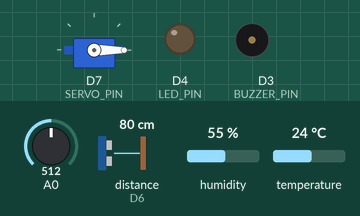
Recording of a sketch running on a simulated ESP8266 (NodeMCU). Shown: servo, output pins drawn as LEDs (lit = HIGH), buzzer (waves = sounding, pin HIGH). The inputs (shaded band) are chosen by the test bench; at power-on: distance to the obstacle (sensor on D6) 80 cm, A0 = 512, humidity 55 %, temperature 24 °C. The echo pulse lasts 58.3 µs per cm; WiFi joins after 1.5 s; servers stay silent unless stated; pins used as bus, display or sensor lines are not drawn; what the sketch prints to the serial monitor is not drawn.

Above: at 2.7 s.
2.8 s: distance to the obstacle (sensor on D6) set to 18 cm
9.9 s: distance to the obstacle (sensor on D6) set to 14 cm
At 21.1 s:
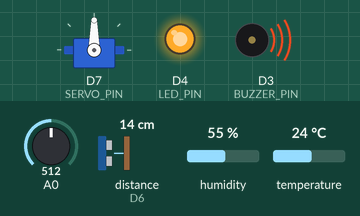
30.7 s: distance to the obstacle (sensor on D6) set to 35 cm
At 33.3 s:
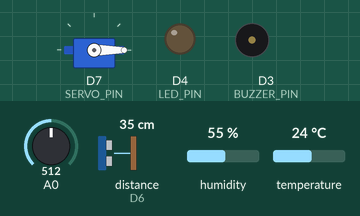
36.5 s: distance to the obstacle (sensor on D6) set to 2 cm
At 45.5 s:
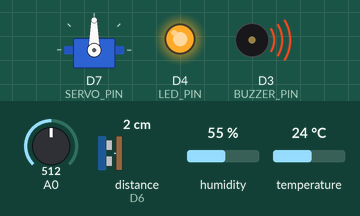
Timing chart, 0 to 47.0 s (numbered marks = the images above; inputs shaded):
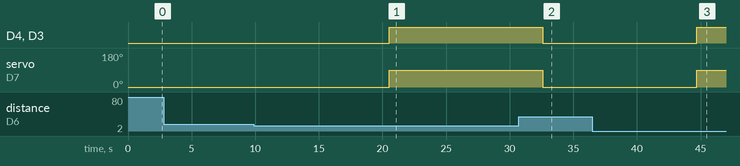

The sketch:

MQ135_MQ4_DHT11_US.ino
```cpp
#include <ESP8266WiFi.h>
#include <FirebaseArduino.h>
#include <DHT.h>
#include <Servo.h>

#define FIREBASE_HOST "cold-storage-2025-default-rtdb.firebaseio.com"
#define FIREBASE_AUTH "AIzaSyBG7JPR9QJtni9L1aEOUred1ZO5vbObyq0"
#define WIFI_SSID "Event Horizon"
#define WIFI_PASSWORD "Singularity_TON168"

// ----- DHT11 -----
#define DHTPIN D2
#define DHTTYPE DHT11
DHT dht(DHTPIN, DHTTYPE);

// ----- Ultrasonic Sensor -----
#define TRIG_PIN D5
#define ECHO_PIN D6

// ----- Actuators -----
#define BUZZER_PIN D3
#define LED_PIN D4
#define SERVO_PIN D7
Servo doorServo;

void setup() {
  Serial.begin(9600);
  dht.begin();
  pinMode(TRIG_PIN, OUTPUT);
  pinMode(ECHO_PIN, INPUT);
  pinMode(BUZZER_PIN, OUTPUT);
  pinMode(LED_PIN, OUTPUT);
  doorServo.attach(SERVO_PIN);
  doorServo.write(0); // Door closed

  WiFi.begin(WIFI_SSID, WIFI_PASSWORD);
  Serial.print("Connecting to ");
  Serial.print(WIFI_SSID);
  while (WiFi.status() != WL_CONNECTED) {
    Serial.print(".");
    delay(500);
  }
  Serial.println("\nConnected! IP Address: " + WiFi.localIP().toString());
  Firebase.begin(FIREBASE_HOST, FIREBASE_AUTH);
}

void loop() {
  // ----- DHT11 -----
  float h = dht.readHumidity();
  float t = dht.readTemperature();
  if (!isnan(h) && !isnan(t)) {
    Serial.printf("Humidity: %.2f%%  Temperature: %.2f°C\n", h, t);
    Firebase.pushString("/DHT11/Humidity", String(h));
    Firebase.pushString("/DHT11/Temperature", String(t));
    if (Firebase.failed()) {
      Serial.println("DHT11 push failed: " + Firebase.error());
    }
  } else {
    Serial.println("Failed to read from DHT sensor!");
  }

  // ----- MQ-4 -----
  int mq4Value = analogRead(A0);
  float mq4ppm = mq4Value * (1000.0 / 1023.0);
  String gasQuality = (mq4ppm <= 200) ? "Safe" :
                      (mq4ppm <= 400) ? "Low Risk" :
                      (mq4ppm <= 600) ? "Moderate Risk" :
                      (mq4ppm <= 800) ? "High Risk" :
                      (mq4ppm <= 1000) ? "Very High Risk" : "Dangerous";

  Serial.printf("MQ-4 CH4 - PPM: %.2f | Quality: %s\n", mq4ppm, gasQuality.c_str());
  Firebase.pushFloat("/MQ4/PPM", mq4ppm);
  Firebase.pushString("/MQ4/Quality", gasQuality);
  if (Firebase.failed()) {
    Serial.println("MQ-4 push failed: " + Firebase.error());
  }

  delay(3000); // Delay before next sensor

  // ----- MQ-135 -----
  int mq135Value = analogRead(A0);
  float mq135ppm = mq135Value * (1000.0 / 1023.0);
  String airQuality = (mq135ppm <= 200) ? "Good" :
                      (mq135ppm <= 400) ? "Moderate" :
                      (mq135ppm <= 600) ? "Unhealthy for Sensitive Groups" :
                      (mq135ppm <= 800) ? "Unhealthy" :
                      (mq135ppm <= 1000) ? "Very Unhealthy" : "Hazardous";

  Serial.printf("MQ-135 CO2 - PPM: %.2f | Air Quality: %s\n", mq135ppm, airQuality.c_str());
  Firebase.pushFloat("/MQ135/PPM", mq135ppm);
  Firebase.pushString("/MQ135/Quality", airQuality);
  if (Firebase.failed()) {
    Serial.println("MQ-135 push failed: " + Firebase.error());
  }

  delay(3000);

  // ----- Ultrasonic Sensor -----
  digitalWrite(TRIG_PIN, LOW);
  delayMicroseconds(2);
  digitalWrite(TRIG_PIN, HIGH);
  delayMicroseconds(10);
  digitalWrite(TRIG_PIN, LOW);
  long duration = pulseIn(ECHO_PIN, HIGH);
  float distance = duration * 0.034 / 2;

  Serial.printf("Ultrasonic Distance: %.2f cm\n", distance);

  if (distance > 0 && distance < 15) {
    doorServo.write(90); // open door
    digitalWrite(BUZZER_PIN, HIGH);
    digitalWrite(LED_PIN, HIGH);
    Firebase.setString("/DoorStatus", "Door Opened");
    Serial.println("Door Opened");
  } else {
    doorServo.write(0); // close door
    digitalWrite(BUZZER_PIN, LOW);
    digitalWrite(LED_PIN, LOW);
    Firebase.setString("/DoorStatus", "Door Closed");
    Serial.println("Door Closed");
  }

  if (Firebase.failed()) {
    Serial.println("Ultrasonic/Servo push failed: " + Firebase.error());
  }

  delay(5000);
}
```

Measured:
- the behaviour switches between 16 and 15 cm on distance to the obstacle (sensor on D6) (found by bisection; images 0 and 1)
- after the input at 2.8 s, every drawn part: stays the same
- after the input at 9.9 s, D4 (LED_PIN), D3 (BUZZER_PIN): LOW → HIGH after 10.6 s; servo on D7 (SERVO_PIN): 0° → 90° after 10.6 s
- after the input at 30.7 s, D4 (LED_PIN), D3 (BUZZER_PIN): HIGH → LOW after 1.9 s; servo on D7 (SERVO_PIN): 90° → 0° after 1.9 s
- after the input at 36.5 s, D4 (LED_PIN), D3 (BUZZER_PIN): LOW → HIGH after 8.2 s; servo on D7 (SERVO_PIN): 0° → 90° after 8.2 s
